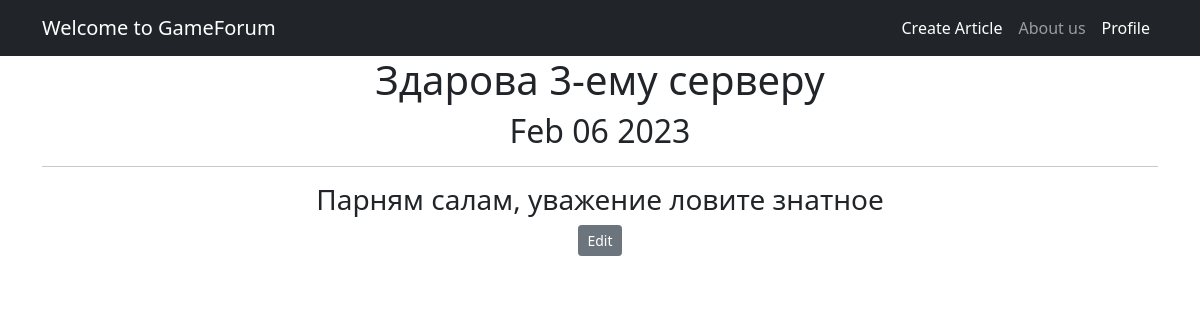
The page /articles/3 on the database its author committed.
### articles/models.py (models this page shows, shortened)
class Article(models.Model):
    CATEGORY_CHOICES = (
        ('tanks', 'Танки'),
        ('healers', 'Хилы'),
        ('damagedealers', 'ДД'),
        ('merchants', 'Торговцы'),
        ('guildmasters', 'Гильдмастеры'),
        ('questgivers', 'Квестгиверы'),
        ('blacksmiths', 'Кузнецы'),
        ('leatherworkers', 'Кожевники'),
        ('potionmasters', 'Зельевары'),
        ('spellmasters', 'Мастера заклинаний'),
    )
    author = models.ForeignKey(User, null=True, on_delete=models.SET_NULL)
    title = models.CharField(max_length=128)
    text = models.TextField()
    dateCreation = models.DateTimeField(auto_now_add=True)
    category = models.CharField(max_length=32, choices=CATEGORY_CHOICES, default='tanks')
    file = models.FileField(upload_to='uploads/', blank=True)

### articles/views.py (the view)
# urls.py: path('<int:pk>', ArticleDetail.as_view(), name='article_detail'),
class ArticleDetail(DetailView):
    model = Article
    template_name = 'article.html'
    context_object_name = 'article'

### templates/article.html (shortened to what this page needs)
{% extends 'flatpages/default.html' %}
{% block content %}
<h1>{{ article.title }}</h1>
<h2>{{ article.dateCreation|date:'M d Y' }}</h2>
<hr>
<h3>{{ article.text}}</h3>
<form action="" method="post">
    <a href="{% url 'article_edit' article.id %}" class="btn btn-secondary btn-sm">Edit</a>
</form>
{% endblock content %}

### rows shown on the page
Article: title "Здарова 3-ему серверу", dateCreation "Feb 06 2023", text "Парням салам, уважение ловите знатное"
